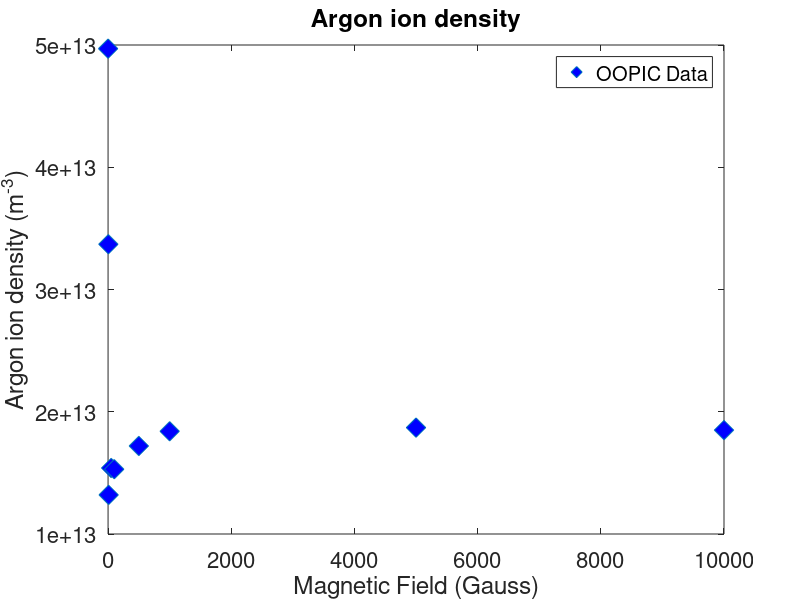

Here is the MATLAB script that generated this plot:
%% Jeffrey J. Walker
%% CPP 782, HW #10, problem #4


B=[1,5,10,50,100,500,1000,5000,10000];
ni=[4.97e13,3.37e13,1.32e13,1.54e13,1.53e13,1.72e13,1.84e13,1.87e13,1.85e13];
 
plot(B,ni,'d','MarkerFace','b','MarkerSize',14);
set(gca,'fontsize',16);
title('Argon ion density')
xlabel('Magnetic Field (Gauss)') 
ylabel('Argon ion density (m^{-3})')
legend('OOPIC Data')
